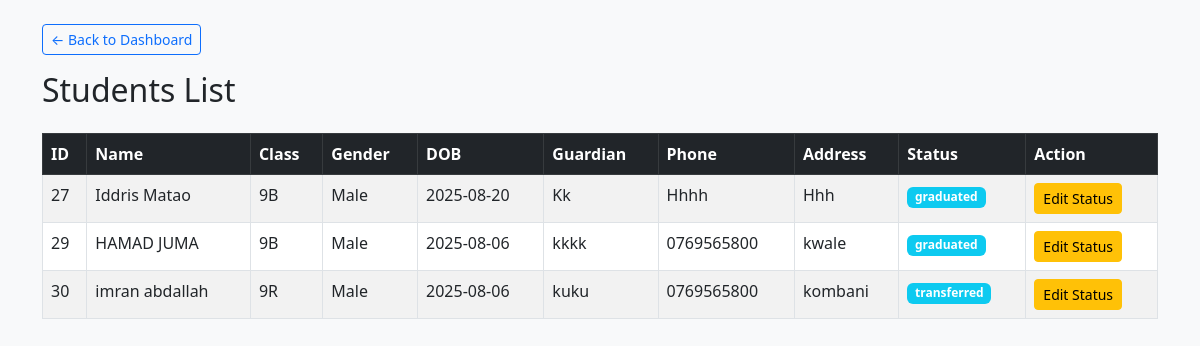
Page /manager/edit_student.php (signed in) on the committed database.
### tables this page shows
CREATE TABLE `student` (
  `id` int(11) NOT NULL,
  `firstname` varchar(100) DEFAULT NULL,
  `lastname` varchar(50) DEFAULT NULL,
  `gender` varchar(10) DEFAULT NULL,
  `dob` date DEFAULT NULL,
  `guardian_name` varchar(100) DEFAULT NULL,
  `guardian_phone` varchar(20) DEFAULT NULL,
  `address` text DEFAULT NULL,
  `status` enum('active','inactive','transferred','graduated') DEFAULT 'active',
  `photo` varchar(255) DEFAULT NULL,
  `admno` int(100) NOT NULL,
  `school_id` int(11) NOT NULL,
  `class_id` int(11) NOT NULL
);

CREATE TABLE `class` (
  `id` int(11) NOT NULL,
  `name` varchar(50) NOT NULL,
  `school_id` int(11) NOT NULL
);

### manager/edit_student.php (the view, shortened to what this page needs)
<?php
include 'db.php';
$school_id = $_SESSION['school_id'];
$sql = "SELECT s.id, s.firstname, s.lastname, s.gender, s.dob,
               s.guardian_name, s.guardian_phone, s.address, s.status,
               c.name AS class_name       -- ✅ get class name
        FROM student s
        LEFT JOIN class c ON s.class_id = c.id   -- ✅ join class table
        WHERE s.school_id=?";
$stmt = $conn->prepare($sql);
$stmt->bind_param("i", $school_id);
$stmt->execute();
$result = $stmt->get_result();
?>
<!DOCTYPE html>
<html>
<head>
    <link href="https://cdn.jsdelivr.net/npm/bootstrap@5.3.0/dist/css/bootstrap.min.css" rel="stylesheet">
</head>
<body class="bg-light p-4">
<div class="container">
    <a href="dashboard.php" class="btn btn-sm btn-outline-primary mb-3">&larr; Back to Dashboard</a>
    <h2 class="mb-4">Students List</h2>
    <table class="table table-bordered table-striped">
        <thead class="table-dark">
            <tr>
                <th>ID</th>
                <th>Name</th>
                <th>Class</th>
                <th>Gender</th>
                <th>DOB</th>
                <th>Guardian</th>
                <th>Phone</th>
                <th>Address</th>
                <th>Status</th>
                <th>Action</th>
            </tr>
        </thead>
        <tbody>
            <?php while ($row = $result->fetch_assoc()) { ?>
                <tr>
                    <td><?= $row['id'] ?></td>
                    <td><?= htmlspecialchars($row['firstname'] . ' ' . $row['lastname']) ?></td>
                    <td><?= htmlspecialchars($row['class_name'] ?? 'N/A') ?></td>
                    <td><?= htmlspecialchars($row['gender']) ?></td>
                    <td><?= htmlspecialchars($row['dob']) ?></td>
                    <td><?= htmlspecialchars($row['guardian_name']) ?></td>
                    <td><?= htmlspecialchars($row['guardian_phone']) ?></td>
                    <td><?= htmlspecialchars($row['address']) ?></td>
                    <td><span class="badge bg-info"><?= htmlspecialchars($row['status']) ?></span></td>
                    <td>
                        <button
                            class="btn btn-sm btn-warning"
                            data-bs-toggle="modal"
                            data-bs-target="#editModal"
                            data-id="<?= $row['id'] ?>"
                            data-name="<?= htmlspecialchars($row['firstname'] . ' ' . $row['lastname']) ?>"
                            data-status="<?= $row['status'] ?>">
                            Edit Status
                        </button>
                    </td>
                </tr>
            <?php } ?>
        </tbody>
    </table>
</div>
</body>
</html>

### rows in the picture
student: id "27", firstname+lastname "Iddris Matao", class.name "9B", gender "Male", dob "2025-08-20", guardian_name "Kk", guardian_phone "Hhhh", address "Hhh", status "graduated"
student: id "29", firstname+lastname "HAMAD JUMA", class.name "9B", gender "Male", dob "2025-08-06", guardian_name "kkkk", guardian_phone "0769565800", address "kwale", status "graduated"
student: id "30", firstname+lastname "imran abdallah", class.name "9R", gender "Male", dob "2025-08-06", guardian_name "kuku", guardian_phone "0769565800", address "kombani", status "transferred"
